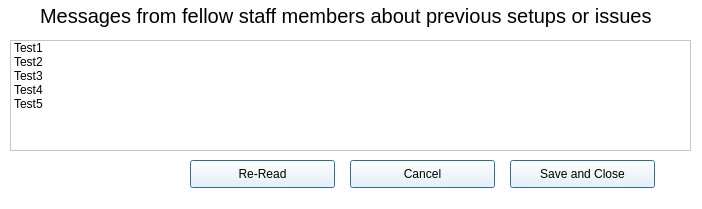
<?xml version="1.0" encoding="UTF-8"?>
<ui version="4.0">
 <class>BeamlineMessages_W</class>
 <widget class="QWidget" name="BeamlineMessages_W">
  <property name="geometry">
   <rect>
    <x>0</x>
    <y>0</y>
    <width>702</width>
    <height>209</height>
   </rect>
  </property>
  <property name="windowTitle">
   <string>Messages from fellow staff</string>
  </property>
  <property name="styleSheet">
   <string notr="true">QWidget {background-color:white}
QPushButton { background-color: white }</string>
  </property>
  <widget class="QListWidget" name="MessagesList_LW">
   <property name="geometry">
    <rect>
     <x>10</x>
     <y>40</y>
     <width>681</width>
     <height>111</height>
    </rect>
   </property>
   <item>
    <property name="text">
     <string>Test1</string>
    </property>
    <property name="flags">
     <set>ItemIsSelectable|ItemIsEditable|ItemIsDragEnabled|ItemIsDropEnabled|ItemIsUserCheckable|ItemIsEnabled</set>
    </property>
   </item>
   <item>
    <property name="text">
     <string>Test2</string>
    </property>
    <property name="flags">
     <set>ItemIsSelectable|ItemIsEditable|ItemIsDragEnabled|ItemIsDropEnabled|ItemIsUserCheckable|ItemIsEnabled</set>
    </property>
   </item>
   <item>
    <property name="text">
     <string>Test3</string>
    </property>
    <property name="flags">
     <set>ItemIsSelectable|ItemIsEditable|ItemIsDragEnabled|ItemIsDropEnabled|ItemIsUserCheckable|ItemIsEnabled</set>
    </property>
   </item>
   <item>
    <property name="text">
     <string>Test4</string>
    </property>
    <property name="flags">
     <set>ItemIsSelectable|ItemIsEditable|ItemIsDragEnabled|ItemIsDropEnabled|ItemIsUserCheckable|ItemIsEnabled</set>
    </property>
   </item>
   <item>
    <property name="text">
     <string>Test5</string>
    </property>
    <property name="flags">
     <set>ItemIsSelectable|ItemIsEditable|ItemIsDragEnabled|ItemIsDropEnabled|ItemIsUserCheckable|ItemIsEnabled</set>
    </property>
   </item>
  </widget>
  <widget class="QPushButton" name="SaveClose_PB">
   <property name="geometry">
    <rect>
     <x>510</x>
     <y>160</y>
     <width>145</width>
     <height>28</height>
    </rect>
   </property>
   <property name="autoFillBackground">
    <bool>false</bool>
   </property>
   <property name="text">
    <string>Save and Close</string>
   </property>
   <property name="autoDefault">
    <bool>false</bool>
   </property>
   <property name="default">
    <bool>true</bool>
   </property>
   <property name="flat">
    <bool>false</bool>
   </property>
  </widget>
  <widget class="QPushButton" name="Cancel_PB">
   <property name="geometry">
    <rect>
     <x>350</x>
     <y>160</y>
     <width>145</width>
     <height>28</height>
    </rect>
   </property>
   <property name="autoFillBackground">
    <bool>false</bool>
   </property>
   <property name="text">
    <string>Cancel</string>
   </property>
   <property name="autoDefault">
    <bool>false</bool>
   </property>
   <property name="default">
    <bool>true</bool>
   </property>
   <property name="flat">
    <bool>false</bool>
   </property>
  </widget>
  <widget class="QPushButton" name="ReRead_PB">
   <property name="geometry">
    <rect>
     <x>190</x>
     <y>160</y>
     <width>145</width>
     <height>28</height>
    </rect>
   </property>
   <property name="autoFillBackground">
    <bool>false</bool>
   </property>
   <property name="text">
    <string>Re-Read</string>
   </property>
   <property name="autoDefault">
    <bool>false</bool>
   </property>
   <property name="default">
    <bool>true</bool>
   </property>
   <property name="flat">
    <bool>false</bool>
   </property>
  </widget>
  <widget class="QLabel" name="Title_L">
   <property name="geometry">
    <rect>
     <x>40</x>
     <y>0</y>
     <width>631</width>
     <height>31</height>
    </rect>
   </property>
   <property name="font">
    <font>
     <family>Arial</family>
     <pointsize>15</pointsize>
    </font>
   </property>
   <property name="text">
    <string>Messages from fellow staff members about previous setups or issues</string>
   </property>
  </widget>
 </widget>
 <resources/>
 <connections/>
</ui>
